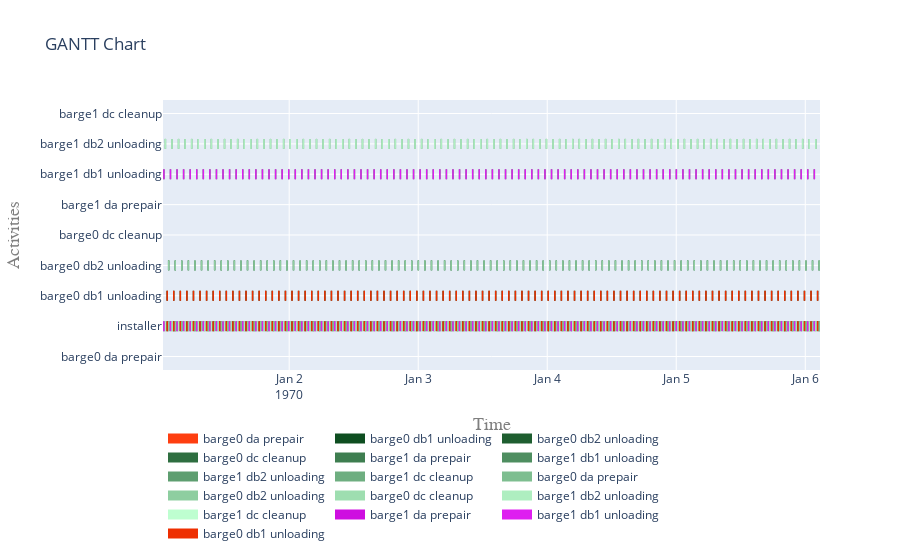

Notebook code cell kept with this figure:
### Code cell
def get_acts(act):
    if hasattr(act, "sub_processes"):
        return [act for a in act.sub_processes for act in get_acts(a)]
    return [act]
plot_acts = [ac for a in activities for ac in get_acts(a) if " d" in ac.name ]

plot_acts.sort(key=lambda x: x.name)
plot.get_gantt_chart(
    [*plot_acts, installer]
)

### Figure 1 — Plotly figure (JSON) as saved in the notebook; plotly's stock layout.template omitted (floating-point values rounded to 4 significant figures; data arrays with more than 128 entries replaced by an {"elided": "..."} marker saying what was removed)
{"data": [{"connectgaps": false, "hoverinfo": "y+name", "line": {"color": "rgb(254,62,16)", "width": 10}, "mode": "lines", "name": "barge0 da prepair", "type": "scatter", "x": {"elided": "1000 str values"}, "y": {"elided": "1000 str values"}}, {"connectgaps": false, "hoverinfo": "y+name", "line": {"color": "rgb(14,78,32)", "width": 10}, "mode": "lines", "name": "barge0 db1 unloading", "type": "scatter", "x": {"elided": "1000 str values"}, "y": {"elided": "1000 str values"}}, {"connectgaps": false, "hoverinfo": "y+name", "line": {"color": "rgb(30,94,48)", "width": 10}, "mode": "lines", "name": "barge0 db2 unloading", "type": "scatter", "x": {"elided": "1000 str values"}, "y": {"elided": "1000 str values"}}, {"connectgaps": false, "hoverinfo": "y+name", "line": {"color": "rgb(46,110,64)", "width": 10}, "mode": "lines", "name": "barge0 dc cleanup", "type": "scatter", "x": {"elided": "1000 str values"}, "y": {"elided": "1000 str values"}}, {"connectgaps": false, "hoverinfo": "y+name", "line": {"color": "rgb(62,126,80)", "width": 10}, "mode": "lines", "name": "barge1 da prepair", "type": "scatter", "x": {"elided": "1000 str values"}, "y": {"elided": "1000 str values"}}, {"connectgaps": false, "hoverinfo": "y+name", "line": {"color": "rgb(78,142,96)", "width": 10}, "mode": "lines", "name": "barge1 db1 unloading", "type": "scatter", "x": {"elided": "1000 str values"}, "y": {"elided": "1000 str values"}}, {"connectgaps": false, "hoverinfo": "y+name", "line": {"color": "rgb(94,158,112)", "width": 10}, "mode": "lines", "name": "barge1 db2 unloading", "type": "scatter", "x": {"elided": "1000 str values"}, "y": {"elided": "1000 str values"}}, {"connectgaps": false, "hoverinfo": "y+name", "line": {"color": "rgb(110,174,128)", "width": 10}, "mode": "lines", "name": "barge1 dc cleanup", "type": "scatter", "x": {"elided": "1000 str values"}, "y": {"elided": "1000 str values"}}, {"connectgaps": false, "hoverinfo": "y+name", "line": {"color": "rgb(126,190,144)", "width": 10}, "mode": "lines", "name": "barge0 da prepair", "type": "scatter", "x": {"elided": "1000 str values"}, "y": {"elided": "1000 str values"}}, {"connectgaps": false, "hoverinfo": "y+name", "line": {"color": "rgb(142,206,160)", "width": 10}, "mode": "lines", "name": "barge0 db2 unloading", "type": "scatter", "x": {"elided": "1000 str values"}, "y": {"elided": "1000 str values"}}, {"connectgaps": false, "hoverinfo": "y+name", "line": {"color": "rgb(158,222,176)", "width": 10}, "mode": "lines", "name": "barge0 dc cleanup", "type": "scatter", "x": {"elided": "1000 str values"}, "y": {"elided": "1000 str values"}}, {"connectgaps": false, "hoverinfo": "y+name", "line": {"color": "rgb(174,238,192)", "width": 10}, "mode": "lines", "name": "barge1 db2 unloading", "type": "scatter", "x": {"elided": "1000 str values"}, "y": {"elided": "1000 str values"}}, {"connectgaps": false, "hoverinfo": "y+name", "line": {"color": "rgb(190,254,208)", "width": 10}, "mode": "lines", "name": "barge1 dc cleanup", "type": "scatter", "x": {"elided": "1000 str values"}, "y": {"elided": "1000 str values"}}, {"connectgaps": false, "hoverinfo": "y+name", "line": {"color": "rgb(206,14,224)", "width": 10}, "mode": "lines", "name": "barge1 da prepair", "type": "scatter", "x": {"elided": "1000 str values"}, "y": {"elided": "1000 str values"}}, {"connectgaps": false, "hoverinfo": "y+name", "line": {"color": "rgb(222,30,240)", "width": 10}, "mode": "lines", "name": "barge1 db1 unloading", "type": "scatter", "x": {"elided": "1000 str values"}, "y": {"elided": "1000 str values"}}, {"connectgaps": false, "hoverinfo": "y+name", "line": {"color": "rgb(238,46,0)", "width": 10}, "mode": "lines", "name": "barge0 db1 unloading", "type": "scatter", "x": {"elided": "1000 str values"}, "y": {"elided": "1000 str values"}}], "layout": {"hovermode": "closest", "legend": {"orientation": "h", "x": 0, "y": -0.2}, "title": {"text": "GANTT Chart"}, "xaxis": {"range": ["1970-01-01T00:31:19.533413", "1970-01-06T02:44:39.533413"], "title": {"font": {"color": "#7f7f7f", "family": "Courier New, monospace", "size": 18}, "text": "Time"}}, "yaxis": {"title": {"font": {"color": "#7f7f7f", "family": "Courier New, monospace", "size": 18}, "text": "Activities"}}}}
